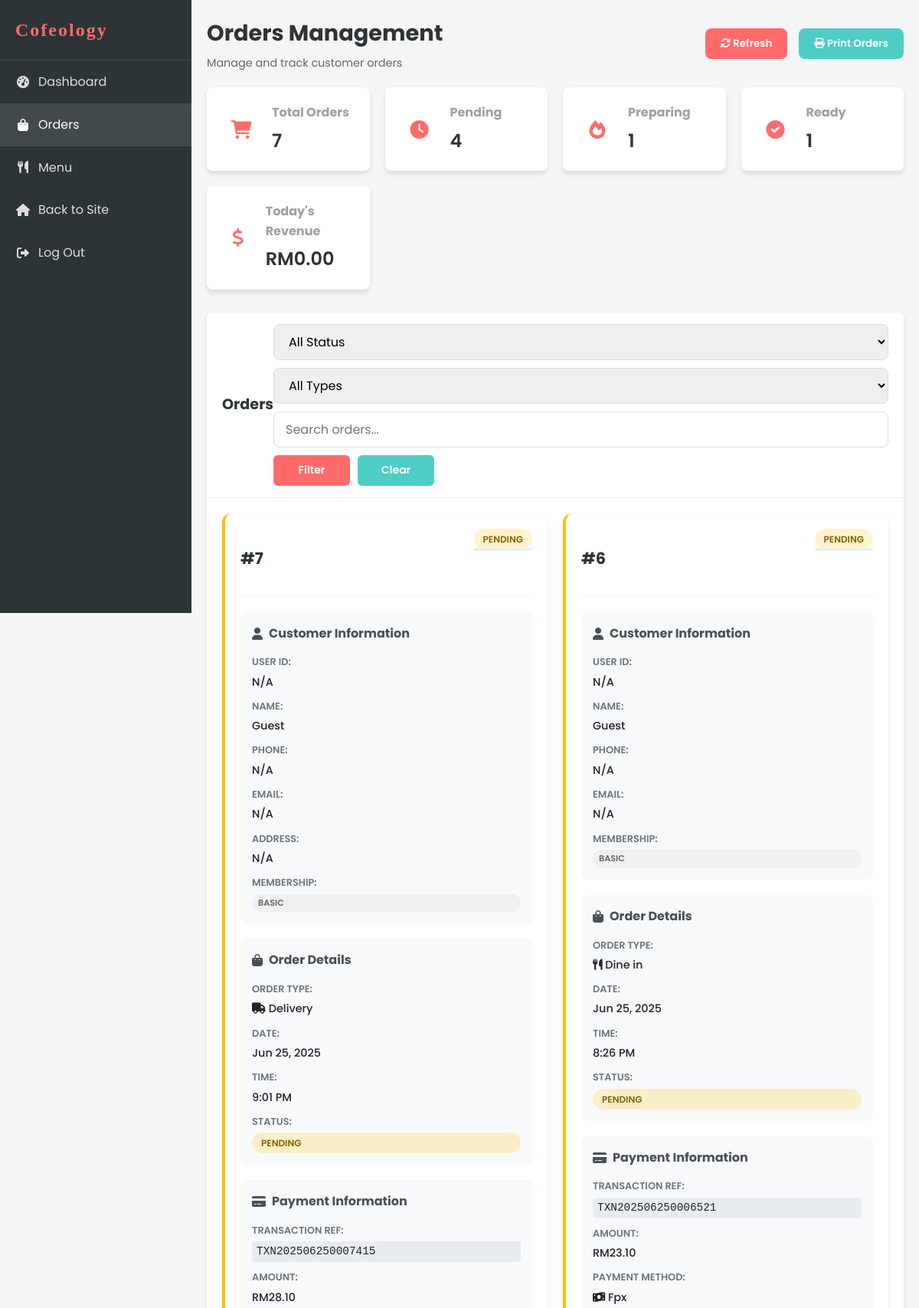
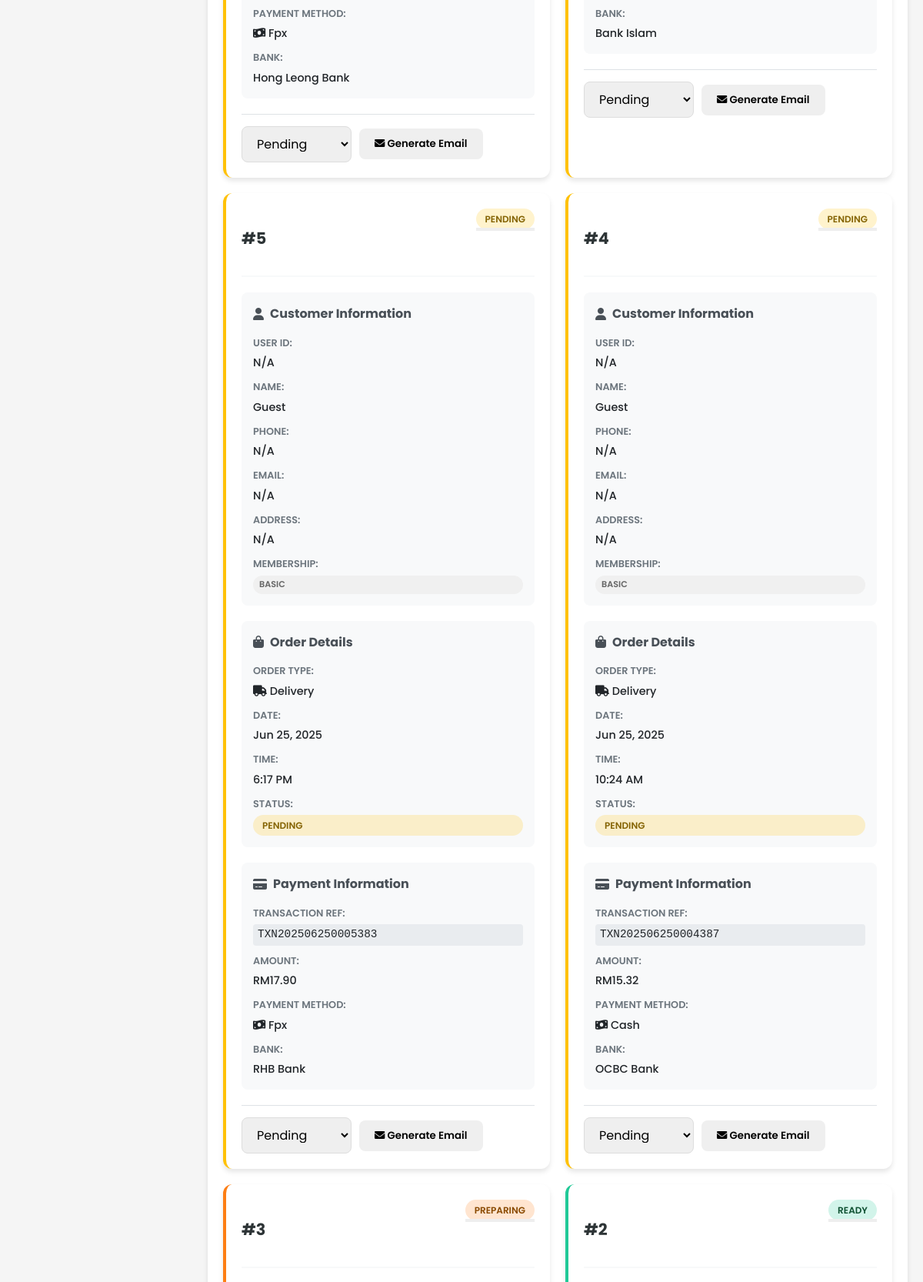
/staff/orders.php (signed in, upper part), run on the app's committed database (2 pictures, top to bottom).
### tables this page shows
CREATE TABLE `order` (
  `ORDER_ID` int(11) NOT NULL AUTO_INCREMENT,
  `ORDER_NUMBER` varchar(20) NOT NULL,
  `ORDER_TIME` time NOT NULL,
  `ORDER_DATE` date NOT NULL,
  `ORDER_TYPE` enum('delivery','takeaway','dine-in') NOT NULL,
  `ORDER_STATUS` enum('pending','preparing','ready','out_for_delivery','completed','cancelled') DEFAULT 'pending',
  `TOT_AMOUNT` decimal(10,2) NOT NULL,
  `DELIVERY_ADDRESS` text DEFAULT NULL,
  `PAYMENT_METHOD` varchar(50) DEFAULT NULL,
  `PAYMENT_STATUS` enum('pending','completed','failed') DEFAULT 'pending',
  `CUST_ID` varchar(20) NOT NULL,
  `STAFF_ID` varchar(20) DEFAULT NULL,
  `special_instructions` text DEFAULT NULL,
  `pickup_time` datetime DEFAULT NULL,
  `created_at` timestamp NOT NULL DEFAULT current_timestamp(),
  `updated_at` timestamp NOT NULL DEFAULT current_timestamp() ON UPDATE current_timestamp(),
  PRIMARY KEY (`ORDER_ID`),
  UNIQUE KEY `ORDER_NUMBER` (`ORDER_NUMBER`),
  KEY `idx_order_cust_id` (`CUST_ID`),
  KEY `idx_order_staff_id` (`STAFF_ID`),
  KEY `idx_order_status` (`ORDER_STATUS`),
  KEY `idx_order_date` (`ORDER_DATE`),
  FOREIGN KEY (`CUST_ID`) REFERENCES `customer` (`CUSTOMER_ID`) ON DELETE CASCADE,
  FOREIGN KEY (`STAFF_ID`) REFERENCES `staff` (`STAFF_NUMBER`) ON DELETE SET NULL
);

### staff/orders.php (the view, shortened to what the rows shown need)
<?php
include '../includes/db_connect.php';
include '../includes/functions.php';
$customer_columns = [];
$result = $conn->query("DESCRIBE CUSTOMER");
if ($result) {
    while ($row = $result->fetch_assoc()) {
        $customer_columns[] = $row['Field'];
    }
}
function getCustomerData($order, $field_type) {
    switch ($field_type) {
        case 'name':
            return $order['CUST_NAME'] ?? $order['CUSTOMER_NAME'] ?? 'Guest';
        case 'email':
            return $order['CUST_EMAIL'] ?? $order['CUSTOMER_EMAIL'] ?? 'N/A';
        case 'phone':
            return $order['CUST_NPHONE'] ?? $order['CUST_PHONE'] ?? $order['CUSTOMER_PHONE'] ?? 'N/A';
        case 'address':
            return $order['CUST_ADDRESS'] ?? $order['CUST_ADD'] ?? $order['CUSTOMER_ADDRESS'] ?? 'N/A';
        case 'membership':
            return $order['MEMBERSHIP_TYPE'] ?? $order['CUST_MEMBERSHIP'] ?? 'Basic';
    }
}
$customer_select = "c.CUST_ID";
if (in_array('CUST_NAME', $customer_columns)) $customer_select .= ", c.CUST_NAME";
if (in_array('CUST_EMAIL', $customer_columns)) $customer_select .= ", c.CUST_EMAIL";
if (in_array('CUST_NPHONE', $customer_columns)) $customer_select .= ", c.CUST_NPHONE";
$query = "SELECT o.*, $customer_select
          FROM `ORDER` o
          LEFT JOIN CUSTOMER c ON o.CUST_ID = c.CUST_ID
          WHERE 1=1";
$query .= " ORDER BY o.ORDER_DATE DESC, o.ORDER_TIME DESC";
$stmt = $conn->prepare($query);
if ($stmt) {
    $stmt->execute();
    $orders = $stmt->get_result()->fetch_all(MYSQLI_ASSOC);
} else {
    $orders = [];
    $error = "Database query error: " . $conn->error;
}
function generateTransactionRef($order_id, $date) {
    return 'TXN' . date('Ymd', strtotime($date)) . str_pad($order_id, 4, '0', STR_PAD_LEFT) . rand(100, 999);
}
function getRandomBank() {
    $banks = ['Maybank', 'CIMB Bank', 'Public Bank', 'RHB Bank', 'Hong Leong Bank', 'AmBank', 'Bank Islam', 'OCBC Bank'];
    return $banks[array_rand($banks)];
}
?>
<!DOCTYPE html>
<html lang="en">
<head>
    <link rel="stylesheet" href="../css/style.css?v=1.1">
    <link rel="stylesheet" href="../css/dashboard.css?v=1.1">
    <link rel="stylesheet" href="https://cdnjs.cloudflare.com/ajax/libs/font-awesome/6.0.0-beta3/css/all.min.css">
</head>
<body>
    <div class="dashboard-container">
        <?php include 'sidebar.php'; ?>
        <div class="dashboard-content">
            <header class="dashboard-header">
                <div class="header-title">
                    <h1>Orders Management</h1>
                </div>
            </header>
            <div class="card">
                <div class="card-header">
                    <h2>Orders</h2>
                </div>
                <div class="card-body">
                    <div class="orders-grid">
                        <?php if (empty($orders)): ?>
                            <div class="no-orders">
                                <p>No orders found matching your criteria.</p>
                            </div>
                        <?php else: ?>
                            <?php foreach ($orders as $order): ?>
                                <div class="order-card" data-status="<?php echo htmlspecialchars($order['ORDER_STATUS']); ?>">
                                    <div class="order-header">
                                        <div class="order-id">
                                            <strong>#<?php echo htmlspecialchars($order['ORDER_ID']); ?></strong>
                                        </div>
                                        <div class="order-status">
                                            <span class="status-badge status-<?php echo htmlspecialchars($order['ORDER_STATUS']); ?>">
                                                <?php echo ucfirst(htmlspecialchars($order['ORDER_STATUS'])); ?>
                                            </span>
                                        </div>
                                    </div>
                                    <div class="order-section">
                                        <h4><i class="fas fa-user"></i> Customer Information</h4>
                                        <div class="info-grid">
                                            <div class="info-item">
                                                <span class="label">User ID:</span>
                                                <span class="value"><?php echo htmlspecialchars($order['CUST_ID'] ?? 'N/A'); ?></span>
                                            </div>
                                            <div class="info-item">
                                                <span class="label">Name:</span>
                                                <span class="value"><?php echo htmlspecialchars(getCustomerData($order, 'name')); ?></span>
                                            </div>
                                            <div class="info-item">
                                                <span class="label">Phone:</span>
                                                <span class="value">
                                                    <?php
                                                    $phone = getCustomerData($order, 'phone');
                                                    if ($phone !== 'N/A'):
                                                    ?>
                                                        <a href="tel:<?php echo htmlspecialchars($phone); ?>"><?php echo htmlspecialchars($phone); ?></a>
                                                    <?php else: ?>
                                                        N/A
                                                    <?php endif; ?>
                                                </span>
                                            </div>
                                            <div class="info-item">
                                                <span class="label">Email:</span>
                                                <span class="value"><?php echo htmlspecialchars(getCustomerData($order, 'email')); ?></span>
                                            </div>
                                            <?php if (($order['ORDER_TYPE'] ?? '') === 'delivery'): ?>
                                            <div class="info-item full-width">
                                                <span class="label">Address:</span>
                                                <span class="value"><?php echo htmlspecialchars(getCustomerData($order, 'address')); ?></span>
                                            </div>
                                            <?php endif; ?>
                                            <div class="info-item">
                                                <span class="label">Membership:</span>
                                                <span class="membership-badge membership-<?php echo strtolower(getCustomerData($order, 'membership')); ?>">
                                                    <?php echo htmlspecialchars(getCustomerData($order, 'membership')); ?>
                                                </span>
                                            </div>
                                        </div>
                                    </div>
                                    <div class="order-section">
                                        <h4><i class="fas fa-shopping-bag"></i> Order Details</h4>
                                        <div class="info-grid">
                                            <div class="info-item">
                                                <span class="label">Order Type:</span>
                                                <span class="value">
                                                    <i class="fas fa-<?php echo ($order['ORDER_TYPE'] ?? '') === 'dine-in' ? 'utensils' : (($order['ORDER_TYPE'] ?? '') === 'takeaway' ? 'shopping-bag' : 'truck'); ?>"></i>
                                                    <?php echo ucfirst(str_replace('-', ' ', htmlspecialchars($order['ORDER_TYPE'] ?? 'N/A'))); ?>
                                                </span>
                                            </div>
                                            <div class="info-item">
                                                <span class="label">Date:</span>
                                                <span class="value"><?php echo date('M j, Y', strtotime($order['ORDER_DATE'] ?? 'now')); ?></span>
                                            </div>
                                            <div class="info-item">
                                                <span class="label">Time:</span>
                                                <span class="value"><?php echo date('g:i A', strtotime($order['ORDER_TIME'] ?? 'now')); ?></span>
                                            </div>
                                            <div class="info-item">
                                                <span class="label">Status:</span>
                                                <span class="status-badge status-<?php echo htmlspecialchars($order['ORDER_STATUS'] ?? 'pending'); ?>">
                                                    <?php echo ucfirst(htmlspecialchars($order['ORDER_STATUS'] ?? 'Pending')); ?>
                                                </span>
                                            </div>
                                        </div>
                                    </div>
                                    <div class="order-section">
                                        <h4><i class="fas fa-credit-card"></i> Payment Information</h4>
                                        <div class="info-grid">
                                            <div class="info-item">
                                                <span class="label">Transaction Ref:</span>
                                                <span class="value transaction-ref"><?php echo generateTransactionRef($order['ORDER_ID'], $order['ORDER_DATE'] ?? date('Y-m-d')); ?></span>
                                            </div>
                                            <div class="info-item">
                                                <span class="label">Amount:</span>
                                                <span class="value amount">RM<?php echo number_format($order['TOT_AMOUNT'] ?? 0, 2); ?></span>
                                            </div>
                                            <div class="info-item">
                                                <span class="label">Payment Method:</span>
                                                <span class="value">
                                                    <i class="fas fa-<?php echo (($order['PAYMENT_METHOD'] ?? 'cash') === 'card') ? 'credit-card' : 'money-bill-wave'; ?>"></i>
                                                    <?php echo ucfirst(htmlspecialchars($order['PAYMENT_METHOD'] ?? 'Cash')); ?>
                                                </span>
                                            </div>
                                            <div class="info-item">
                                                <span class="label">Bank:</span>
                                                <span class="value"><?php echo getRandomBank(); ?></span>
                                            </div>
                                        </div>
                                    </div>
                                    <div class="order-actions">
                                        <?php if (($order['ORDER_STATUS'] ?? '') !== 'completed' && ($order['ORDER_STATUS'] ?? '') !== 'cancelled'): ?>
                                        <div class="status-update">
                                            <form method="post" class="status-form">
                                                <select name="status" class="form-control form-control-sm" onchange="this.form.submit()">
                                                    <option value="pending" <?php echo ($order['ORDER_STATUS'] ?? '') === 'pending' ? 'selected' : ''; ?>>Pending</option>
                                                </select>
                                            </form>
                                        </div>
                                        <?php endif; ?>
                                        <button class="btn btn-sm btn-info" onclick="generateEmail('<?php echo htmlspecialchars($order['ORDER_ID']); ?>', '<?php echo htmlspecialchars(getCustomerData($order, 'name')); ?>', '<?php echo htmlspecialchars(getCustomerData($order, 'email')); ?>')">
                                            <i class="fas fa-envelope"></i> Generate Email
                                        </button>
                                    </div>
                                </div>
                            <?php endforeach; ?>
                        <?php endif; ?>
                    </div>
                </div>
            </div>
        </div>
    </div>
</body>
</html>

### data on the page
order: ORDER_ID "7", ORDER_STATUS "PENDING", CUST_ID "N/A", order "Guest", order "N/A", order "BASIC", ORDER_TYPE "Delivery", ORDER_DATE "Jun 25, 2025", ORDER_TIME "9:01 PM", TOT_AMOUNT "28.10", PAYMENT_METHOD "Fpx", getRandomBank "Hong Leong Bank", status "Pending"
order: ORDER_ID "6", ORDER_STATUS "PENDING", CUST_ID "N/A", order "Guest", order "N/A", order "BASIC", ORDER_TYPE "Dine in", ORDER_DATE "Jun 25, 2025", ORDER_TIME "8:26 PM", TOT_AMOUNT "23.10", PAYMENT_METHOD "Fpx", getRandomBank "Bank Islam", status "Pending"
order: ORDER_ID "5", ORDER_STATUS "PENDING", CUST_ID "N/A", order "Guest", order "N/A", order "BASIC", ORDER_TYPE "Delivery", ORDER_DATE "Jun 25, 2025", ORDER_TIME "6:17 PM", TOT_AMOUNT "17.90", PAYMENT_METHOD "Fpx", getRandomBank "RHB Bank", status "Pending"
order: ORDER_ID "4", ORDER_STATUS "PENDING", CUST_ID "N/A", order "Guest", order "N/A", order "BASIC", ORDER_TYPE "Delivery", ORDER_DATE "Jun 25, 2025", ORDER_TIME "10:24 AM", TOT_AMOUNT "15.32", PAYMENT_METHOD "Cash", getRandomBank "OCBC Bank", status "Pending"
order: ORDER_ID "3", ORDER_STATUS "PREPARING"
order: ORDER_ID "2", ORDER_STATUS "READY"

### other printed values
$stats['total_orders'] "7"
$stats['pending_orders'] "4"
$stats['preparing_orders'] "1"
$stats['ready_orders'] "1"
$stats['today_revenue'] "0.00"
